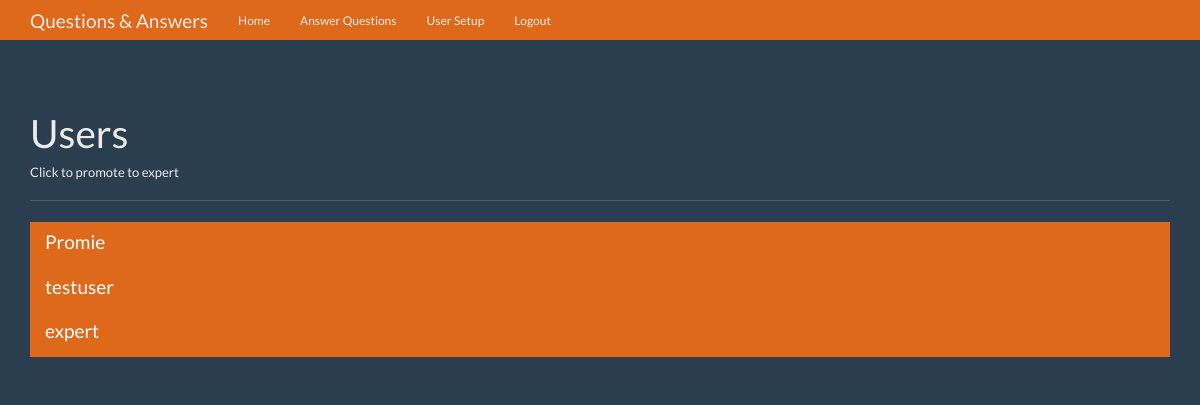
Page /users (signed in) on the earlier database version.
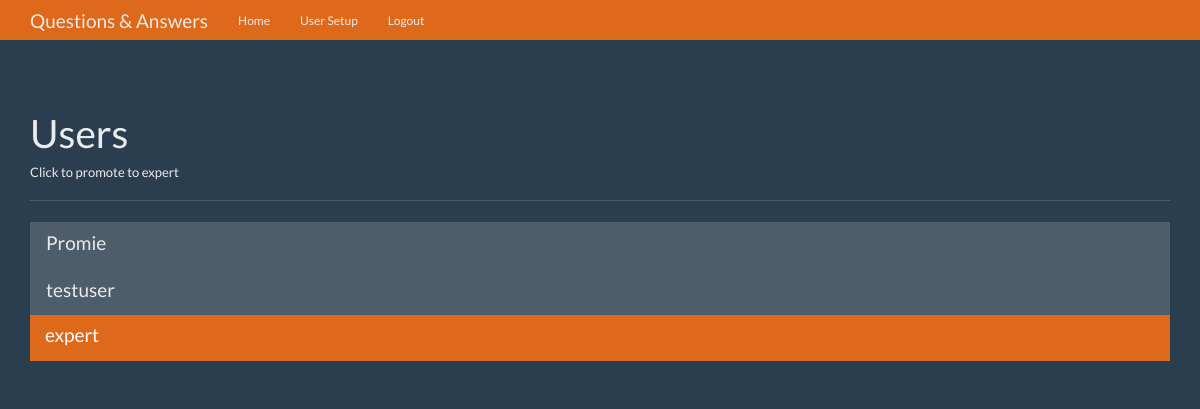
Same page on the later database version.
### tables this page shows
CREATE TABLE users(
    id integer primary key autoincrement,
    name text not null,
    password text not null,
    expert boolean not null,
    admin boolean not null
);

### app.py (the view)
@app.route('/users')
def users():
    user = get_current_user()
    if not user:
        return redirect(url_for('login'))
    if user['admin'] == 0:
        return redirect(url_for('index'))
    db = get_db()
    user_cur = db.execute('''
                SELECT
                    id, name, expert, admin
                FROM
                    users
    ''')
    users_results = user_cur.fetchall()
    return render_template('users.html', title='Users', user=user, users_results=users_results)

### app.py (called while the page is built)
def get_current_user():
    user_result = None
    if 'user' in session:
        user = session['user']
        db = get_db()
        user_cur = db.execute('''
                    SELECT
                        id, name, password, expert, admin
                    FROM
                        users
                    WHERE
                        name = ?
        ''', [user])
        user_result = user_cur.fetchone()
    return user_result

### database.py (called while the page is built)
def connect_db():
    sql = sqlite3.connect('/Users/promieyutasane/Dropbox/Github/question-answer/qa.db')
    sql.row_factory = sqlite3.Row
    return sql

def get_db():
    if not hasattr(g, 'sqlite3_db'):
        g.sqlite_db = connect_db()
    return g.sqlite_db

### templates/users.html
{% extends 'layout.html' %}
{% block content %}
      <div class="page-header">
        <h1>Users</h1>
        <h6>Click to promote to expert</h6>
      </div>
      <div class="row">
        <div class="col-lg-12">
          <div class="list-group">
            {% for user in users_results %}
            <a href="{{ url_for('promoted', user_id=user['id']) }}" class="list-group-item {% if user['expert'] == 1 %}active{% endif %}">
              <h4 class="list-group-item-heading">{{ user['name'] }}</h4>
            </a>
            {% endfor %}
          </div>
        </div>
      </div>
{% endblock content %}

Differences in the rows shown:
changed users "Promie": expert True → False (drawn)
changed users "testuser": expert True → False (drawn)
Other differences:
text no longer shown: "Answer Questions"
